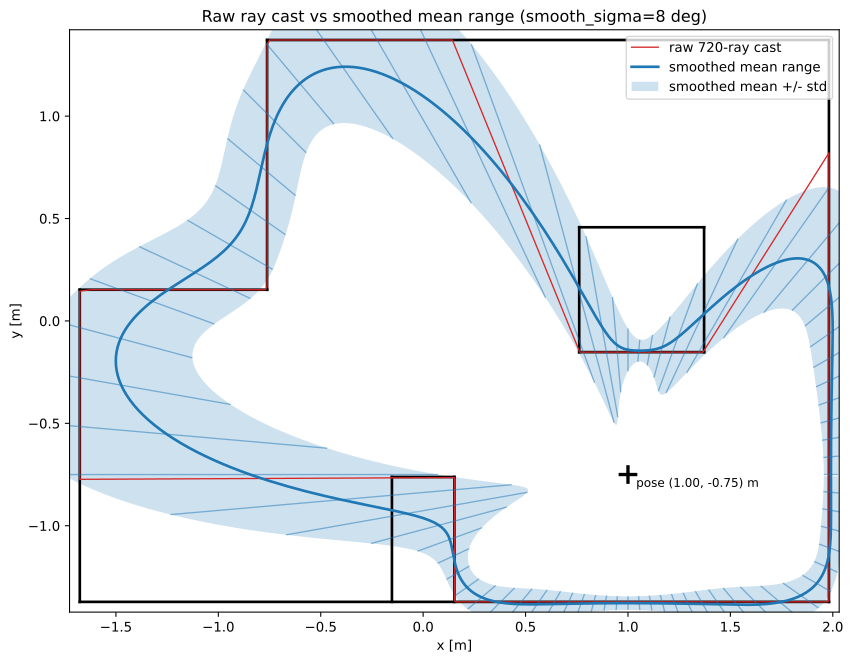

Python code for this plot:
"""Top-down raw vs smoothed ray cast at a fixed pose in the arena.

Casts 720 rays from a pose inside the L-shaped room, plots each raw
hit, and overlays the smoothed mean range from the same RayCache the
Bayes filter uses at runtime. The smoothed trace traces a slightly
shrunken version of the room outline, with corners pulled inward.
"""

from __future__ import annotations

from pathlib import Path

import _common  # noqa: F401  -- adds sim/ to sys.path

import numpy as np
import matplotlib.pyplot as plt
from matplotlib.collections import LineCollection

from ray_cache import RayCache
from world import load_world

OUT = Path(__file__).resolve().parent / "raycast_raw_vs_smoothed.svg"

POSE_M = (1.0, -0.75)
N_ANGLES = 720


def raw_rays(pose, lines, n_angles, max_d_m):
    x, y = pose
    bearings = np.radians(np.arange(n_angles) * (360.0 / n_angles))
    rd = np.stack([np.cos(bearings), np.sin(bearings)], axis=1)
    lp = np.array([seg[0] for seg in lines], dtype=float)
    lq = np.array([seg[1] for seg in lines], dtype=float)
    ld = lq - lp
    diff = lp - np.array([x, y])
    denom = rd[:, 0:1] * ld[None, :, 1] - rd[:, 1:2] * ld[None, :, 0]
    t_num = diff[:, 0] * ld[:, 1] - diff[:, 1] * ld[:, 0]
    u_num = diff[None, :, 0] * rd[:, 1:2] - diff[None, :, 1] * rd[:, 0:1]
    with np.errstate(divide="ignore", invalid="ignore"):
        t = t_num[None, :] / denom
        u = u_num / denom
    bad = ~np.isfinite(t) | ~np.isfinite(u) | (t < 0) | (u < 0) | (u > 1)
    t = np.where(bad, np.inf, t)
    d = np.minimum(np.min(t, axis=1), max_d_m)
    return bearings, d


def main():
    lines, bounds, loc_params, _, _ = load_world()
    px, py = POSE_M

    bearings, d_raw = raw_rays(POSE_M, lines, N_ANGLES, loc_params.max_dist_m)
    ex_raw = px + d_raw * np.cos(bearings)
    ey_raw = py + d_raw * np.sin(bearings)

    # Build the cache with the same parameters used at runtime, but on a
    # tiny grid that contains our pose so the lookup is cheap.
    pad = 0.05
    xs = np.array([px - pad, px, px + pad])
    ys = np.array([py - pad, py, py + pad])
    cache = RayCache(
        lines,
        xs,
        ys,
        n_angles=loc_params.n_angles,
        smooth_sigma_deg=loc_params.smooth_sigma_deg,
        max_dist_m=loc_params.max_dist_m,
        sensor_sigma_mm=loc_params.sensor_sigma_mm,
        tof_sat_mm=loc_params.tof_sat_mm,
    )
    mean_mm = cache.mean_mm[1, 1]  # center cell
    std_mm = cache.std_mm[1, 1]
    s_bearings = np.radians(np.arange(loc_params.n_angles) * cache.angle_step_deg)
    d_smooth = mean_mm / 1000.0
    d_lo = np.maximum(0.0, (mean_mm - std_mm) / 1000.0)
    d_hi = (mean_mm + std_mm) / 1000.0
    ex_s = px + d_smooth * np.cos(s_bearings)
    ey_s = py + d_smooth * np.sin(s_bearings)
    ex_lo = px + d_lo * np.cos(s_bearings)
    ey_lo = py + d_lo * np.sin(s_bearings)
    ex_hi = px + d_hi * np.cos(s_bearings)
    ey_hi = py + d_hi * np.sin(s_bearings)

    fig, ax = plt.subplots(figsize=(9.0, 7.2))

    # Walls
    for (x0, y0), (x1, y1) in lines:
        ax.plot([x0, x1], [y0, y1], "k-", lw=2.0)

    # Raw 720-ray cast: red closed outline of every endpoint.
    ax.plot(
        np.append(ex_raw, ex_raw[:1]),
        np.append(ey_raw, ey_raw[:1]),
        color="tab:red",
        lw=1.0,
        label="raw 720-ray cast",
    )

    # Smoothed outline (closed polygon)
    ax.plot(
        np.append(ex_s, ex_s[:1]),
        np.append(ey_s, ey_s[:1]),
        color="tab:blue",
        lw=2.0,
        label="smoothed mean range",
    )

    # Smoothed mean +/- std band: fill between the inner and outer
    # closed polygons so a thick ring marks high-variance bearings
    # (corners, obstacle edges) and a thin ring marks flat walls.
    poly_x = np.concatenate([ex_hi, ex_lo[::-1], ex_hi[:1]])
    poly_y = np.concatenate([ey_hi, ey_lo[::-1], ey_hi[:1]])
    ax.fill(
        poly_x,
        poly_y,
        color="tab:blue",
        alpha=0.22,
        label="smoothed mean +/- std",
        linewidth=0,
    )

    # Radial tick marks every 5 deg, from (mean - std) to (mean + std).
    # Each tick points back at the pose, so the visual length is the
    # local 2*sigma of the per-bearing distance distribution.
    tick_step_deg = 5.0
    tick_idxs = np.round(
        np.arange(0.0, 360.0, tick_step_deg) / cache.angle_step_deg
    ).astype(int) % loc_params.n_angles
    tick_segs = np.stack(
        [
            np.stack([ex_lo[tick_idxs], ey_lo[tick_idxs]], axis=1),
            np.stack([ex_hi[tick_idxs], ey_hi[tick_idxs]], axis=1),
        ],
        axis=1,
    )  # (N, 2, 2): each row is [(x_lo,y_lo), (x_hi,y_hi)]
    tick_lc = LineCollection(
        tick_segs, colors="tab:blue", linewidths=1.0, alpha=0.5
    )
    ax.add_collection(tick_lc)

    # Pose marker
    ax.plot([px], [py], "k+", ms=14, mew=2.5)
    ax.text(
        px + 0.04, py - 0.06, f"pose ({px:.2f}, {py:.2f}) m", fontsize=9, color="black"
    )

    ax.set_aspect("equal")
    ax.set_xlim(bounds[0] - 0.05, bounds[1] + 0.05)
    ax.set_ylim(bounds[2] - 0.05, bounds[3] + 0.05)
    ax.set_xlabel("x [m]")
    ax.set_ylabel("y [m]")
    ax.set_title(
        f"Raw ray cast vs smoothed mean range "
        f"(smooth_sigma={loc_params.smooth_sigma_deg:.0f} deg)"
    )
    ax.legend(loc="upper right")
    fig.tight_layout()
    fig.savefig(OUT, format="svg", bbox_inches="tight")
    print(f"wrote {OUT}")


if __name__ == "__main__":
    main()
